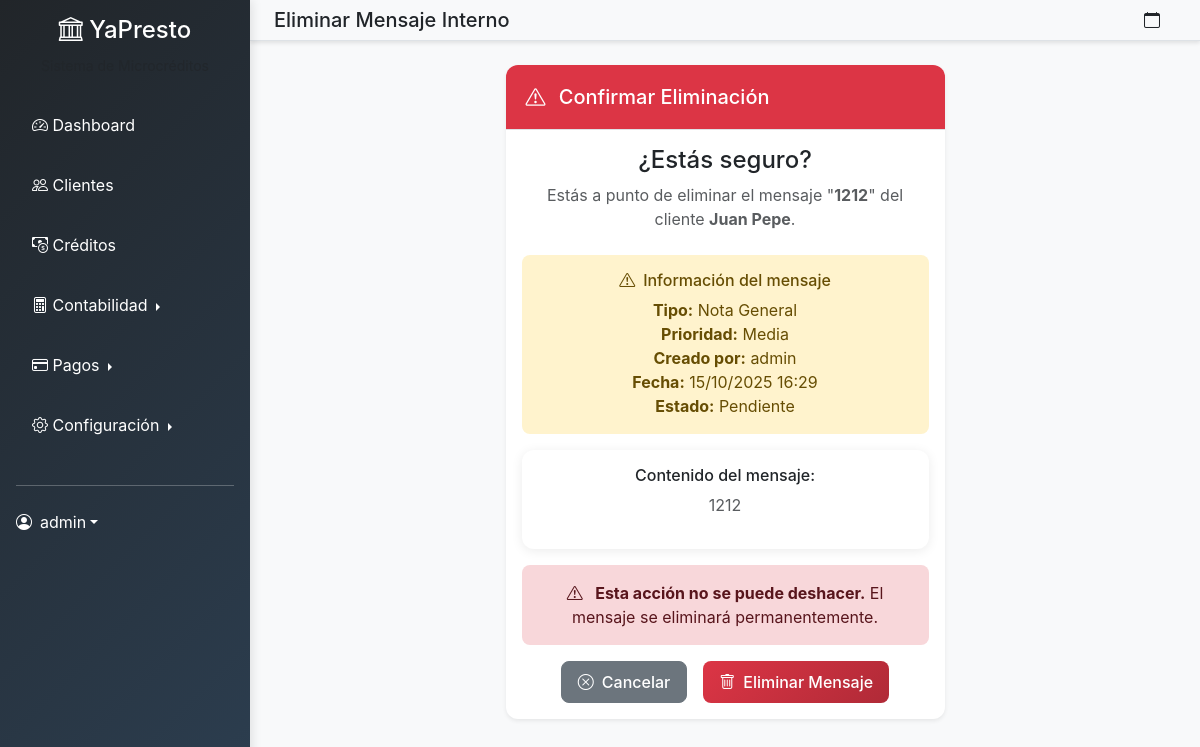
Screenshot of /mensajes/1/eliminar/ (signed in) with the database file from the repository.
### microcreditos/models.py (models this page shows, shortened)
class ClienteMensajeInterno(models.Model):
    TIPO_CHOICES = [
        ('nota', 'Nota General'),
        ('seguimiento', 'Seguimiento'),
        ('incidencia', 'Incidencia'),
        ('recordatorio', 'Recordatorio'),
        ('evaluacion', 'Evaluación Crediticia'),
        ('contacto', 'Contacto Cliente'),
    ]
    PRIORIDAD_CHOICES = [
        ('baja', 'Baja'),
        ('media', 'Media'),
        ('alta', 'Alta'),
        ('urgente', 'Urgente'),
    ]
    cliente = models.ForeignKey(Cliente, on_delete=models.CASCADE, related_name='mensajes_internos')
    titulo = models.CharField(max_length=200)
    tipo = models.CharField(max_length=20, choices=TIPO_CHOICES, default='nota')
    prioridad = models.CharField(max_length=10, choices=PRIORIDAD_CHOICES, default='media')
    mensaje = models.TextField()
    fecha_creacion = models.DateTimeField(default=timezone.now)
    creado_por = models.ForeignKey(User, on_delete=models.CASCADE, related_name='mensajes_creados')
    es_privado = models.BooleanField(default=False)
    fecha_seguimiento = models.DateTimeField(null=True, blank=True)
    completado = models.BooleanField(default=False)
    fecha_completado = models.DateTimeField(null=True, blank=True)
    completado_por = models.ForeignKey(User, on_delete=models.SET_NULL, null=True, blank=True, related_name='mensajes_completados')
    class Meta:
        verbose_name_plural = "Mensajes Internos de Clientes"
        ordering = ['-fecha_creacion']

class Cliente(models.Model):
    ESTADO_CHOICES = [
        ('activo', 'Activo'),
        ('inactivo', 'Inactivo'),
        ('moroso', 'Moroso'),
    ]
    usuario = models.OneToOneField(User, on_delete=models.CASCADE, null=True, blank=True)
    nombre = models.CharField(max_length=100)
    apellido = models.CharField(max_length=100)
    cedula = models.CharField(max_length=20, unique=True)
    telefono = models.CharField(max_length=15)
    email = models.EmailField()
    direccion = models.TextField()
    fecha_nacimiento = models.DateField()
    estado = models.CharField(max_length=10, choices=ESTADO_CHOICES, default='activo')
    score_crediticio = models.IntegerField(default=500)
    fecha_registro = models.DateTimeField(default=timezone.now)
    avatar = models.ImageField(upload_to='avatars/', null=True, blank=True)
    @property
    def nombre_completo(self):
        return f"{self.nombre} {self.apellido}"
    class Meta:
        verbose_name_plural = "Clientes"

### microcreditos/views.py (the view)
# urls.py: path('mensajes/<int:mensaje_id>/eliminar/', views.eliminar_mensaje_interno, name='eliminar_mensaje_interno'),
@login_required
def eliminar_mensaje_interno(request, mensaje_id):
    mensaje = get_object_or_404(ClienteMensajeInterno, pk=mensaje_id)
    cliente_id = mensaje.cliente.id
    if request.method == 'POST':
        mensaje.delete()
        messages.success(request, 'Mensaje interno eliminado exitosamente.')
        return redirect('microcreditos:cliente_mensajes_internos', cliente_id=cliente_id)
    context = {
        'mensaje': mensaje,
        'titulo': f'Eliminar Mensaje: {mensaje.titulo}',
    }
    return render(request, 'microcreditos/eliminar_mensaje_interno.html', context)

### accounts/models.py (called while the page is built)
    def es_administrador(self):
        return self.rol == 'administrador'

### templates/microcreditos/eliminar_mensaje_interno.html (shortened to what this page needs)
{% extends 'dashboard_base.html' %}
{% load static %}
{% block page_title %}Eliminar Mensaje Interno{% endblock %}
{% block dashboard_content %}
<div class="row justify-content-center">
    <div class="col-md-6">
        <div class="card shadow-sm">
            <div class="card-header bg-danger text-white">
                <h5 class="mb-0">
                    <i class="bi bi-exclamation-triangle me-2"></i>
                    Confirmar Eliminación
                </h5>
            </div>
            <div class="card-body text-center">
                <h4>¿Estás seguro?</h4>
                <p class="text-muted mb-4">
                    Estás a punto de eliminar el mensaje "<strong>{{ mensaje.titulo }}</strong>"
                    del cliente <strong>{{ mensaje.cliente.nombre_completo }}</strong>.
                </p>
                <div class="alert alert-warning">
                    <h6><i class="bi bi-exclamation-triangle me-2"></i>Información del mensaje</h6>
                    <ul class="list-unstyled mb-0">
                        <li><strong>Tipo:</strong> {{ mensaje.get_tipo_display }}</li>
                        <li><strong>Prioridad:</strong> {{ mensaje.get_prioridad_display }}</li>
                        <li><strong>Creado por:</strong> {{ mensaje.creado_por.get_full_name|default:mensaje.creado_por.username }}</li>
                        <li><strong>Fecha:</strong> {{ mensaje.fecha_creacion|date:"d/m/Y H:i" }}</li>
                        <li><strong>Estado:</strong>
                            {% if mensaje.completado %}
                                Completado
                            {% else %}
                                Pendiente
                            {% endif %}
                        </li>
                    </ul>
                </div>
                <div class="card border-secondary mb-3">
                    <div class="card-body">
                        <h6>Contenido del mensaje:</h6>
                        <p class="text-muted">{{ mensaje.mensaje|truncatewords:30 }}</p>
                    </div>
                </div>
                <div class="alert alert-danger">
                    <i class="bi bi-exclamation-triangle me-2"></i>
                    <strong>Esta acción no se puede deshacer.</strong>
                    El mensaje se eliminará permanentemente.
                </div>
                <form method="post" class="d-inline">
                    <div class="d-flex justify-content-center gap-3">
                        <a href="{% url 'microcreditos:cliente_mensajes_internos' mensaje.cliente.id %}"
                           class="btn btn-secondary">
                            <i class="bi bi-x-circle me-2"></i>Cancelar
                        </a>
                        <button type="submit" class="btn btn-danger">
                            <i class="bi bi-trash me-2"></i>Eliminar Mensaje
                        </button>
                    </div>
                </form>
            </div>
        </div>
    </div>
</div>
{% endblock %}

### templates/dashboard_base.html (shortened to what this page needs)
{% extends 'base.html' %}
{% load static %}
{% block content %}
<div class="d-flex dashboard-layout">
    <nav class="sidebar bg-dark text-white p-3" style="width: 250px; min-height: 100vh;">
        <div class="text-center mb-4">
            <h4><i class="bi bi-bank"></i> YaPresto</h4>
            <small class="text-muted">Sistema de Microcréditos</small>
        </div>
        <ul class="nav nav-pills flex-column">
            <li class="nav-item mb-2">
                <a href="{% url 'microcreditos:dashboard' %}" class="nav-link text-white {% if request.resolver_match.url_name == 'dashboard' %}active{% endif %}">
                    <i class="bi bi-speedometer2"></i> Dashboard
                </a>
            </li>
            <li class="nav-item mb-2">
                <a href="{% url 'microcreditos:lista_clientes' %}" class="nav-link text-white {% if 'cliente' in request.resolver_match.url_name %}active{% endif %}">
                    <i class="bi bi-people"></i> Clientes
                </a>
            </li>
            <li class="nav-item mb-2">
                <a href="{% url 'microcreditos:lista_prestamos' %}" class="nav-link text-white {% if 'prestamo' in request.resolver_match.url_name %}active{% endif %}">
                    <i class="bi bi-cash-coin"></i> Créditos
                </a>
            </li>
            <li class="nav-item mb-2">
                <div class="dropdown dropend">
                    <a href="#" class="nav-link text-white dropdown-toggle {% if 'contabilidad' in request.resolver_match.url_name or 'diario' in request.resolver_match.url_name %}active{% endif %}"
                       data-bs-toggle="dropdown" aria-expanded="false">
                        <i class="bi bi-calculator"></i> Contabilidad
                    </a>
                </div>
            </li>
            <li class="nav-item mb-2">
                <div class="dropdown dropend">
                    <a href="#" class="nav-link text-white dropdown-toggle {% if 'pago' in request.resolver_match.url_name %}active{% endif %}"
                       data-bs-toggle="dropdown" aria-expanded="false">
                        <i class="bi bi-credit-card"></i> Pagos
                    </a>
                </div>
            </li>
            {% if user.perfil.es_administrador %}
            <li class="nav-item mb-2">
                <div class="dropdown dropend">
                    <a href="#" class="nav-link text-white dropdown-toggle {% if 'configuracion' in request.resolver_match.url_name %}active{% endif %}"
                       data-bs-toggle="dropdown" aria-expanded="false">
                        <i class="bi bi-gear"></i> Configuración
                    </a>
                </div>
            </li>
            {% endif %}
        </ul>
        <hr class="my-4">
        <div class="dropdown">
            <a href="#" class="d-flex align-items-center text-white text-decoration-none dropdown-toggle" data-bs-toggle="dropdown">
                <i class="bi bi-person-circle me-2"></i>
                {{ user.username }}
            </a>
        </div>
    </nav>
    <main class="flex-grow-1">
        <nav class="navbar navbar-light bg-light border-bottom px-4">
            <div class="d-flex align-items-center">
                <h5 class="mb-0">{% block page_title %}Dashboard{% endblock %}</h5>
            </div>
            <div class="d-flex align-items-center">
                <span class="me-3">
                    <i class="bi bi-calendar"></i> {{ "now"|date:"d/m/Y H:i" }}
                </span>
            </div>
        </nav>
        <div class="p-4">
            {% block dashboard_content %}{% endblock %}
        </div>
    </main>
</div>
{% endblock %}

### static/css/style.css (style rules this page uses)
:root { --primary-color: #0d6efd; --secondary-color: #6c757d; --success-color: #198754; --warning-color: #ffc107; --danger-color: #dc3545; --info-color: #0dcaf0; --light-color: #f8f9fa; --dark-color: #212529; --sidebar-bg: #343a40; --border-color: #dee2e6; }
* { box-sizing: border-box; }
html, body { margin: 0; padding: 0; width: 100%; overflow-x: hidden; }
body { font-family: 'Inter', -apple-system, BlinkMacSystemFont, 'Segoe UI', sans-serif; background-color: #f8f9fa; }
.sidebar { background: linear-gradient(135deg, var(--dark-color) 0%, #2c3e50 100%); box-shadow: 2px 0 10px rgba(0,0,0,0.1); min-height: 100vh; position: fixed; z-index: 1000; }
.sidebar .nav-link { color: rgba(255,255,255,0.8); padding: 12px 16px; border-radius: 8px; margin-bottom: 4px; transition: all 0.3s ease; }
.dashboard-layout main { margin-left: 250px; }
.navbar { box-shadow: 0 2px 4px rgba(0,0,0,0.1); }
.card { border: none; border-radius: 12px; box-shadow: 0 2px 12px rgba(0,0,0,0.08); transition: all 0.3s ease; }
.card-header { background: white; border-bottom: 1px solid var(--border-color); border-radius: 12px 12px 0 0 !important; padding: 1.25rem; }
.btn { border-radius: 8px; font-weight: 500; padding: 0.5rem 1rem; transition: all 0.3s ease; }
.btn-danger { background: linear-gradient(135deg, var(--danger-color) 0%, #b02a37 100%); border: none; }
.alert { border-radius: 8px; border: none; padding: 1rem 1.25rem; }

### rows the page displays
ClienteMensajeInterno: titulo "1212", cliente.nombre_completo "Juan Pepe", tipo "Nota General", prioridad "Media", creado_por.get_full_name "admin", fecha_creacion "15/10/2025 16:29", mensaje "1212"

### other values shown
{{ user.username }} "admin"
